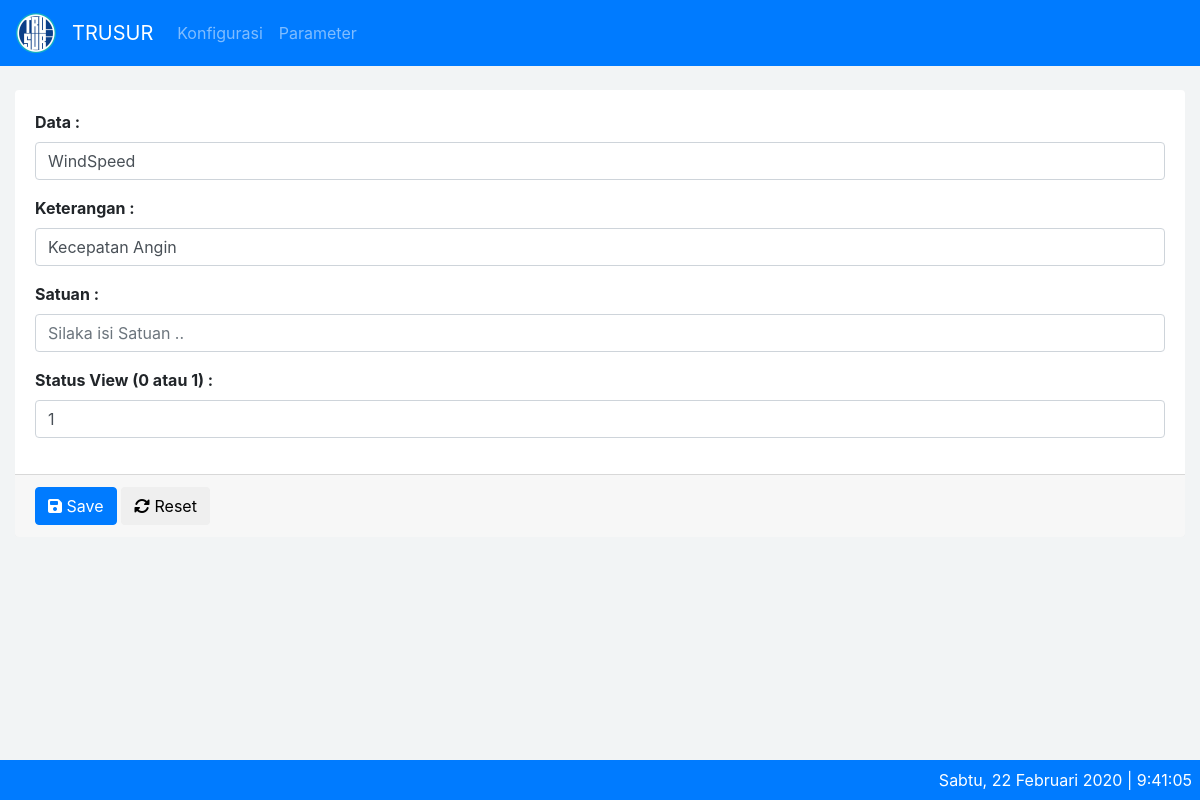
The page /parameter/edit/39 on the database as committed earlier.
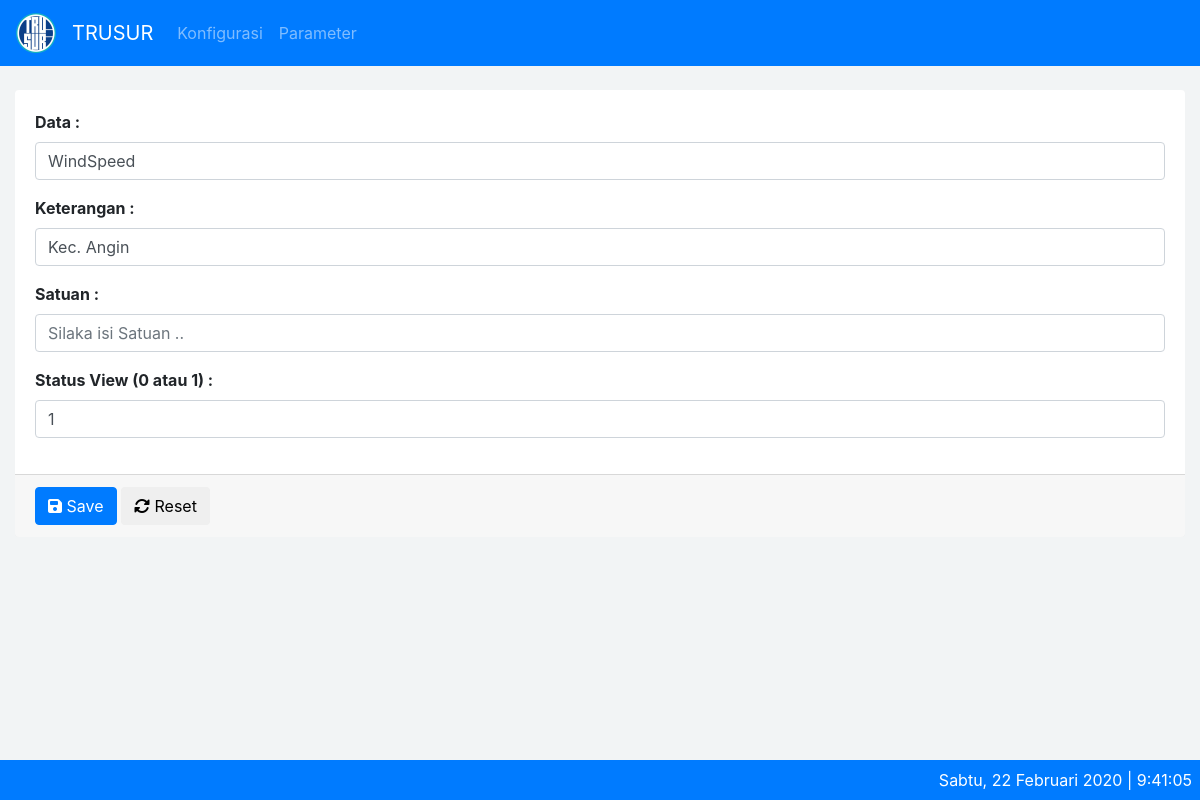
The same page on the database as committed later.
### tables this page shows
CREATE TABLE IF NOT EXISTS `aqm_params` (
  `id` int(11) NOT NULL AUTO_INCREMENT,
  `param_id` varchar(10) NOT NULL,
  `caption` varchar(100) NOT NULL,
  `default_unit` varchar(10) NOT NULL,
  `satuan` VARCHAR(20) NOT NULL,
  `formula` varchar(255) DEFAULT NULL,
  `is_view` smallint(6) NOT NULL,
  `xtimestamp` timestamp NOT NULL DEFAULT current_timestamp() ON UPDATE current_timestamp(),
  PRIMARY KEY (`id`),
  UNIQUE KEY `param_id` (`param_id`)
);

### application/libraries/Temp_frontend.php (called while the page is built)
<?php
Class Temp_frontend{
	var $template_data = array();
	function set($name, $value){
		$this->template_data[$name] = $value;
	}
	function load($temp_frontend = '', $view = '', $view_data = array(), $return = FALSE){
		$this->CI =& get_instance();
		$this->set('contents', $this->CI->load->view($view, $view_data, TRUE));
		return $this->CI->load->view($temp_frontend, $this->template_data, $return);
	}
}

### application/controllers/Parameter.php (called while the page is built, shortened)
<?php
class Parameter extends CI_Controller {
	public function edit($id = NULL){
		$data['alldata'] = $this->parameter_m->getDataParameter($id);
		$data['title'] = 'Edit Parameter';
		$this->form_validation->set_rules('param_id', 'DATA', 'required|callback_param_id_check');
		$this->form_validation->set_message('required', '%s Tidak Boleh Kosong ..');
		if($this->form_validation->run() === FALSE){
			$this->temp_frontend->load('master/theme/theme', 'master/parameter/parameter_form_edit', $data);
		} else {
			$this->parameter_m->update_parameter();
			redirect('parameter');
		}
	}
}

### index.php (called while the page is built, shortened)
<?php
require_once BASEPATH.'core/CodeIgniter.php';

### application/models/Parameter_m.php (called while the page is built, shortened)
<?php
class Parameter_m extends CI_Model {
	public function getDataParameter($id = FALSE){
		$query = $this->db->get_where('aqm_params', array('id' => $id));
		return $query->row_array();
	}
}

### application/views/master/parameter/parameter_form_edit.php (the view, shortened to what this page needs)
<div class="container-fluid">
  <br>
  <div class="card">
    <div class="row">
      <div class="col-sm">
        <form role="form" method="post">
          <div class="card-body">
            <div class="form-group">
              <label class="font-weight-bold">Data :</label>
              <input type="Text" name="param_id" value="<?= $alldata['param_id']; ?>" class="form-control <?= form_error('param_id') == TRUE ? 'is-invalid' : ''; ?>" placeholder="Data *">
            </div>
            <div class="form-group">
              <label class="font-weight-bold">Keterangan :</label>
              <input type="Text" name="caption" value="<?= $alldata['caption']; ?>" class="form-control" placeholder="Silaka isi keterangan ..">
            </div>
            <div class="form-group">
              <label class="font-weight-bold">Satuan :</label>
              <input type="Text" name="satuan" value="<?= $alldata['satuan']; ?>" class="form-control" placeholder="Silaka isi Satuan ..">
            </div>
            <div class="form-group">
              <label class="font-weight-bold">Status View (0 atau 1) :</label>
              <input type="Text" name="is_view" value="<?= $alldata['is_view']; ?>" class="form-control" placeholder="Hanya input angka 0 atau 1" >
            </div>
          </div>
          <div class="card-footer">
            <button type="submit" class="btn btn-primary"><i class="fas fa-save"></i> Save</button>
            <button type="reset" class="btn btn-default"><i class="fas fa-sync-alt"></i> Reset</button>
          </div>
        </form>
      </div>
    </div>
  </div>
</div>

Rows that differ between the two databases and show on the page:
changed aqm_params "WindSpeed": caption "Kecepatan Angin" → "Kec. Angin"
